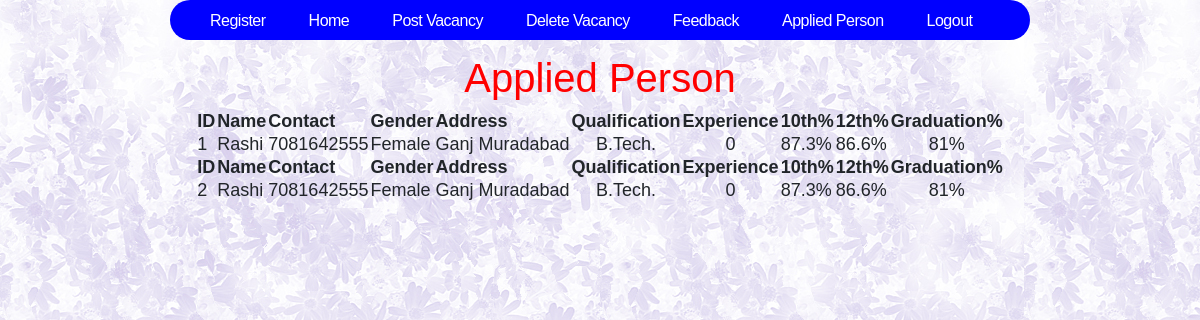
The app's page /applied.php (signed in) with its own data.
### tables this page shows
CREATE TABLE IF NOT EXISTS `apply` (
  `id2` varchar(10) NOT NULL,
  `name2` varchar(20) NOT NULL,
  `contact2` varchar(20) NOT NULL,
  `gender2` varchar(10) NOT NULL,
  `address2` varchar(40) NOT NULL,
  `qual2` varchar(10) NOT NULL,
  `exp2` varchar(10) NOT NULL,
  `tenth` varchar(10) NOT NULL,
  `twelve` varchar(10) NOT NULL,
  `grad` varchar(10) NOT NULL
);

### includes/db.php (called while the page is built)
<?php
	$host="localhost";
	$dbUsername="root";
	$dbPassword="";
	$dbname="job";
	$con=Mysql_connect($host,$dbUsername,$dbPassword);
	$dat=mysql_select_db($dbname,$con);
?>

### applied.php (the view, shortened to what this page needs)
<!DOCTYPE html>
<head>
<?php
include("includes/head.php");
?>
</head>
<div id="outer">
	<div id="header">
		<div id="menu">
<?php
include("includes/menu.php");
?>
</div>
</div>
<div id="content">
<h1 align="center" style="color:red">Applied Person</h1>
<?php
	include("includes/db.php");
	if($dat)
	{
	$sql="select * from apply";
	$res=mysql_query($sql);
	if($res)
		while($row=mysql_fetch_array($res,MYSQL_ASSOC))
			echo "<table align='center' style='font-size:18px'><tr><th>ID</th><th>Name</th><th>Contact</th><th>Gender</th><th>Address</th><th>Qualification</th><th>Experience</th><th>10th%</th><th>12th%</th><th>Graduation%</th></tr><tr><td>".$row['id2']."</td><td>".$row['name2']."</td><td>".$row['contact2']."</td><td>".$row['gender2']."</td><td>".$row['address2']."</td><td align='center'>".$row['qual2']."</td><td align='center'>".$row['exp2']."</td><td>".$row['tenth']."</td><td>".$row['twelve']."</td><td align='center'>".$row['grad']."</td></tr></table>";
	}
?>
</div>

### my.css (style rules this page uses)
body { margin-top: 20px; padding: 0; font-family: "Trebuchet MS", Arial, Helvetica, sans-serif; font-size: 13px; background: url(images/mainback.jpg); color: black; }
#outer { height:400px; width:860px; margin:0 auto; }
#header { width: 860px; height: 40px; margin: 0 auto; background:blue; border-radius:20px; }
#menu { float: left; width: 860px; height: 54px; }
#content { height:400px; width:860px; font: 16px "Trebuchet MS", Arial, Helvetica, sans-serif; }

### records on screen
apply: id2 "1", name2 "Rashi", contact2 "7081642555", gender2 "Female", address2 "Ganj Muradabad", qual2 "B.Tech.", exp2 "0", tenth "87.3%", twelve "86.6%", grad "81%"
apply: id2 "2", name2 "Rashi", contact2 "7081642555", gender2 "Female", address2 "Ganj Muradabad", qual2 "B.Tech.", exp2 "0", tenth "87.3%", twelve "86.6%", grad "81%"
